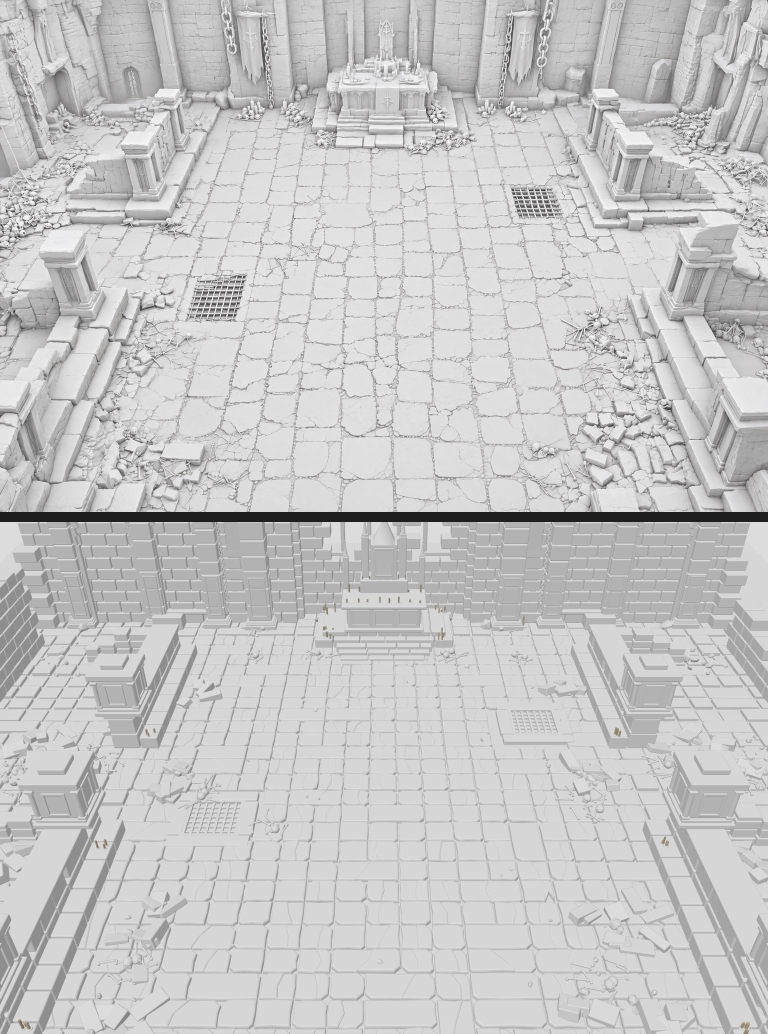
#> input picture artifacts/validation/clay/crypt-clay-vs-reference.jpg, 1536 x 2068 px, given in place of clay.png, which was not available (shown at 1/2 size)
$ python claymatch.py artifacts/validation/tmp/ashen-reliquary-crypt-clay.png   (older library calls are emulated)
#> lines starting #> are read from the running program, lines starting #| are printed output that depends on the picture; pictures that were not available may be replaced by others from this repository, and a replacement may not be noted
#!/usr/bin/env python3
"""Blockout score: how well the runtime clay render matches the reference clay pass in large-scale
form, ignoring surface detail (cracks, seams, debris).

Both images are reduced to the scored 3:2 frame, normalised, and compared at two coarse scales:
shading (Gaussian sigma 6 px at 600x400, correlation) and silhouette edges (gradient magnitude of
the sigma 4 image, correlation). Prints an overall score (0-100) and a 6x4 per-cell table so the
worst regions are obvious.

    python3 tools/fidelity/claymatch.py artifacts/validation/tmp/ashen-reliquary-crypt-clay.png
"""
import sys
from pathlib import Path
import cv2
import numpy as np
from PIL import Image

ROOT = Path(__file__).resolve().parents[2]
W, H = 600, 400


def load(path, crop):
#> called with crop = False
    im = Image.open(path).convert("L")
    if crop and abs(im.width / im.height - 1.5) > 0.01:
        cw = round(im.height * 1.5); left = (im.width - cw) // 2
        im = im.crop((left, 0, left + cw, im.height))
    g = np.array(im.resize((W, H), Image.Resampling.LANCZOS)).astype(np.float32)
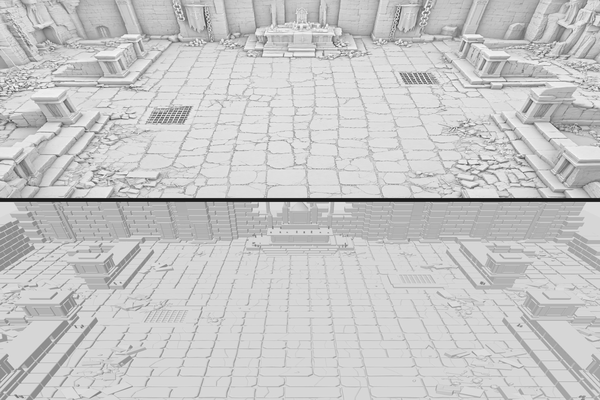
#> g: shape (400, 600) float32; min 25, max 253, mean 198.7
    return (g - g.mean()) / (g.std() + 1e-6)


def feats(g):
    lum = cv2.GaussianBlur(g, (0, 0), 6)
    s = cv2.GaussianBlur(g, (0, 0), 4)
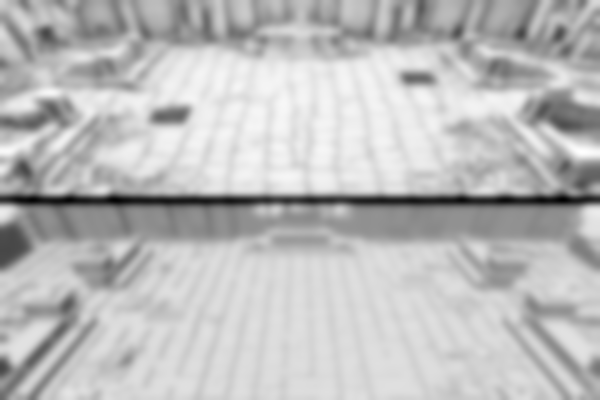
#> s: shape (400, 600) float32; min -2.77, max 0.979, mean -0.000247; drawn with min black and max white
    edge = cv2.GaussianBlur(np.hypot(cv2.Sobel(s, cv2.CV_32F, 1, 0), cv2.Sobel(s, cv2.CV_32F, 0, 1)), (0, 0), 3)
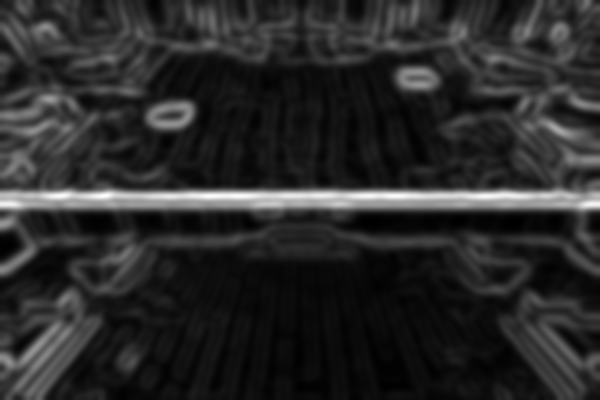
#> edge: shape (400, 600) float32; min 0.0147, max 2.37, mean 0.406; drawn with min black and max white
    return lum, edge


def corr(a, b):
    a = a.ravel() - a.mean(); b = b.ravel() - b.mean()
    return float(a @ b / (np.linalg.norm(a) * np.linalg.norm(b) + 1e-9))


def main():
    run = sys.argv[1]
    ref = sys.argv[2] if len(sys.argv) > 2 else ROOT / "artifacts/image-run/crypt/clay.png"
    (lr, er), (lu, eu) = feats(load(ref, False)), feats(load(run, True))
#> call 2 of load, with crop = True
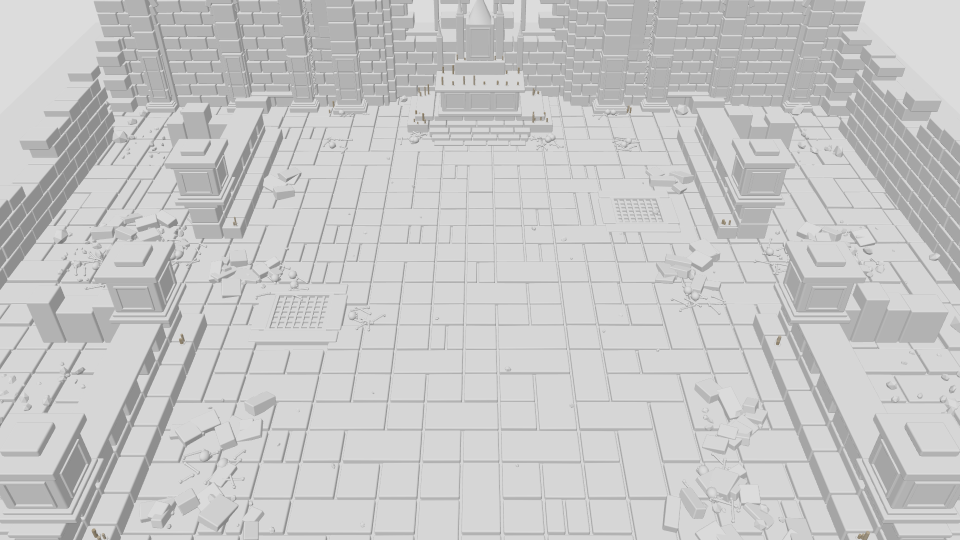
#> input picture artifacts/validation/clay/ashen-reliquary-crypt-clay.png, 1920 x 1080 px, found by its file name (shown at 1/2 size)
#> in load (call 2), `return (g - g.mean()) / (g.std() + 1e-6)`:
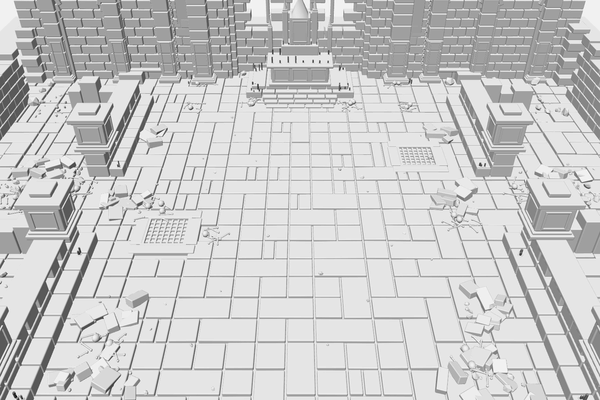
#> returned value: shape (400, 600) float32; min -5.24, max 1.37, mean -9.88e-07; drawn with min black and max white
#> in feats (call 2), `s = cv2.GaussianBlur(g, (0, 0), 4)`:
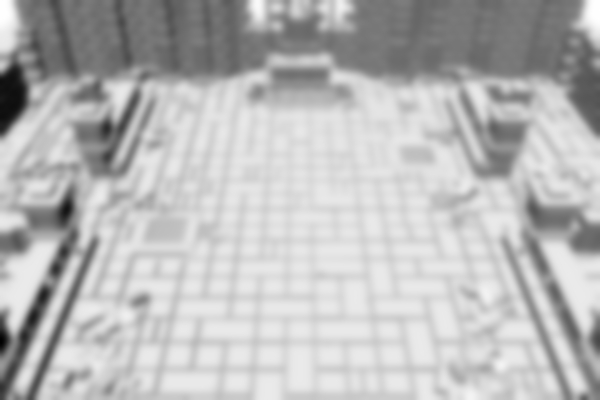
#> s: shape (400, 600) float32; min -2.68, max 1.01, mean -0.000919; drawn with min black and max white
#> in feats (call 2), `edge = cv2.GaussianBlur(np.hypot(cv2.Sobel(s, cv2.CV_32F, 1, 0), cv2.S..`:
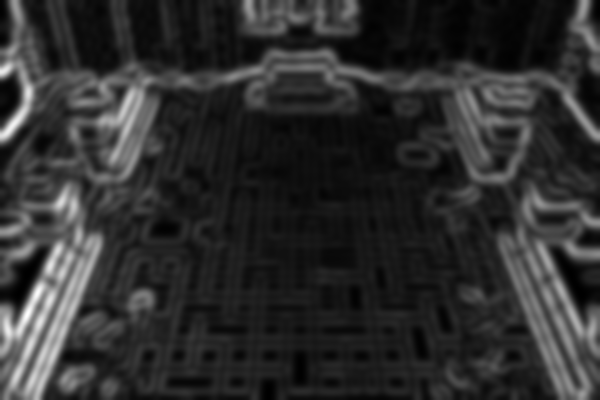
#> edge: shape (400, 600) float32; min 0.00831, max 2.05, mean 0.385; drawn with min black and max white
    total = 50 * (corr(lr, lu) + corr(er, eu))
#> total = 21.57
    print(f"blockout score {total:.1f}  (shading {100 * corr(lr, lu):.1f}, silhouette {100 * corr(er, eu):.1f})")
#| blockout score 21.6  (shading 29.0, silhouette 14.2)
    for r in range(4):
        row = []
        for c in range(6):
            sl = (slice(r * H // 4, (r + 1) * H // 4), slice(c * W // 6, (c + 1) * W // 6))
            row.append(50 * (corr(lr[sl], lu[sl]) + corr(er[sl], eu[sl])))
        print("  " + " ".join(f"{v:6.1f}" for v in row))
#> this loop made 4 passes
#|     -0.0  -11.0   -6.4  -16.3    3.2  -10.4
#|     15.9   36.6    2.8    2.3   28.7   16.3
#|     30.2   15.8   10.4   -4.5   12.0   34.3


if __name__ == "__main__":
    main()
